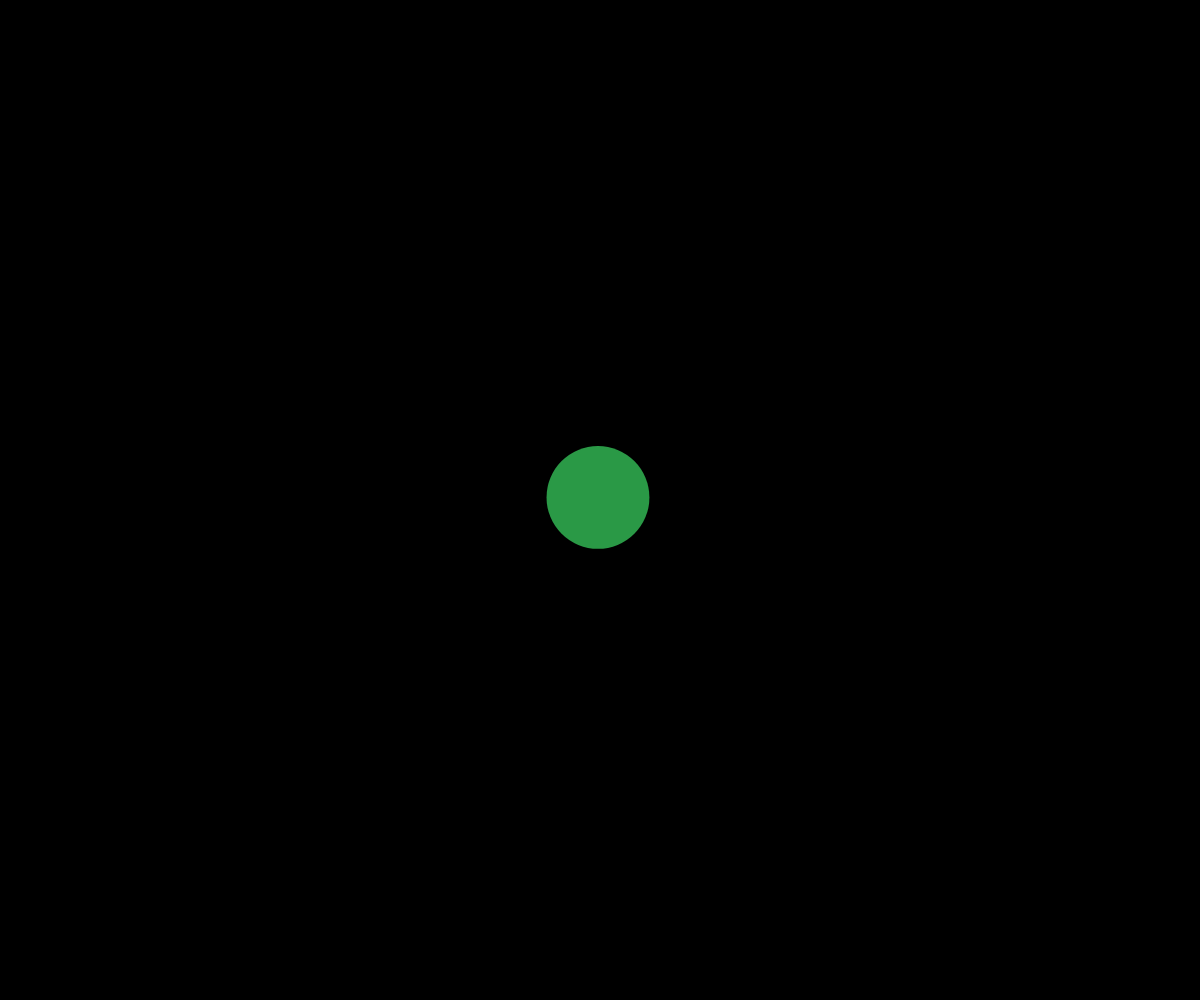
Frame 1 (no input)
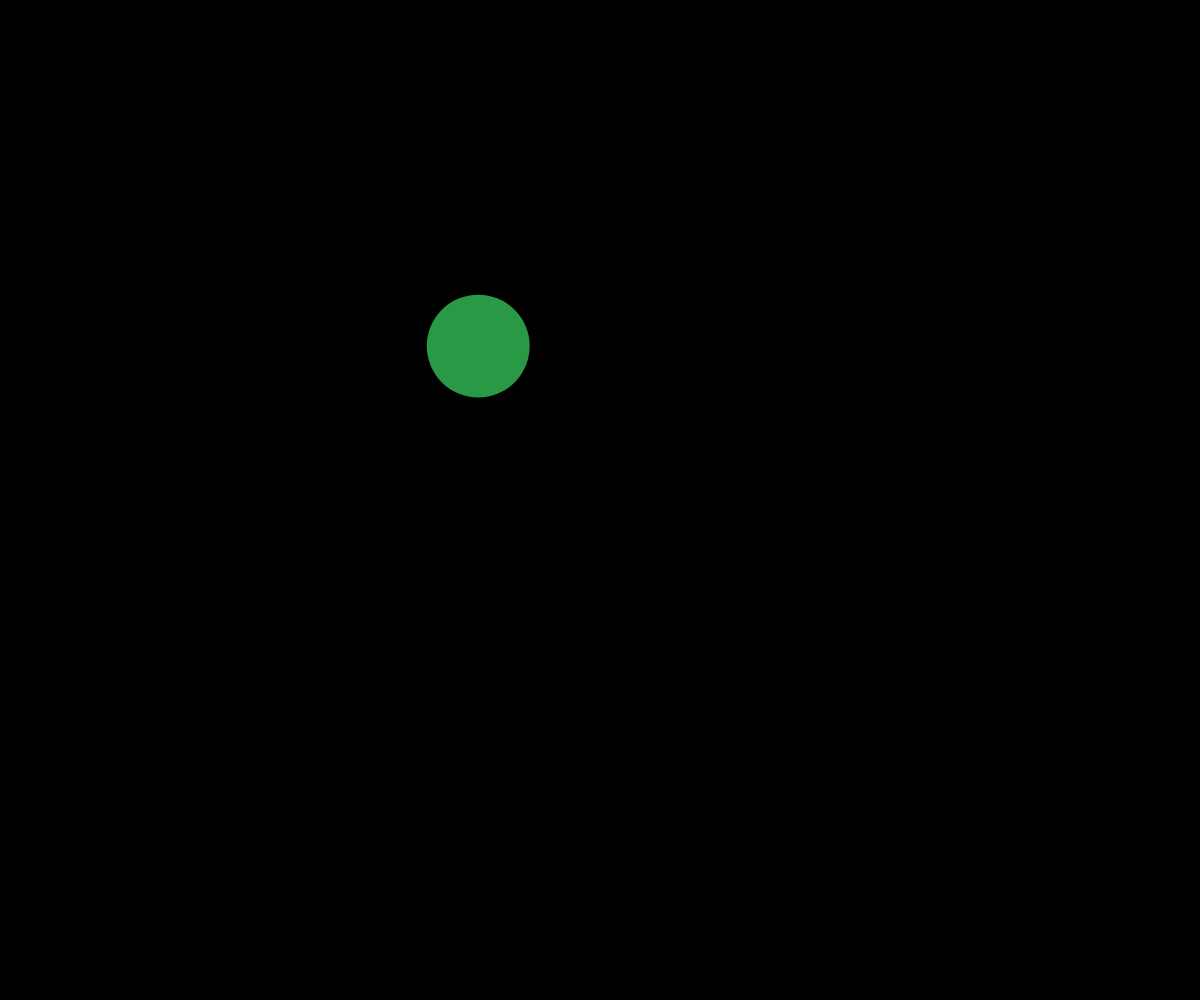
Frame 60 (no input)
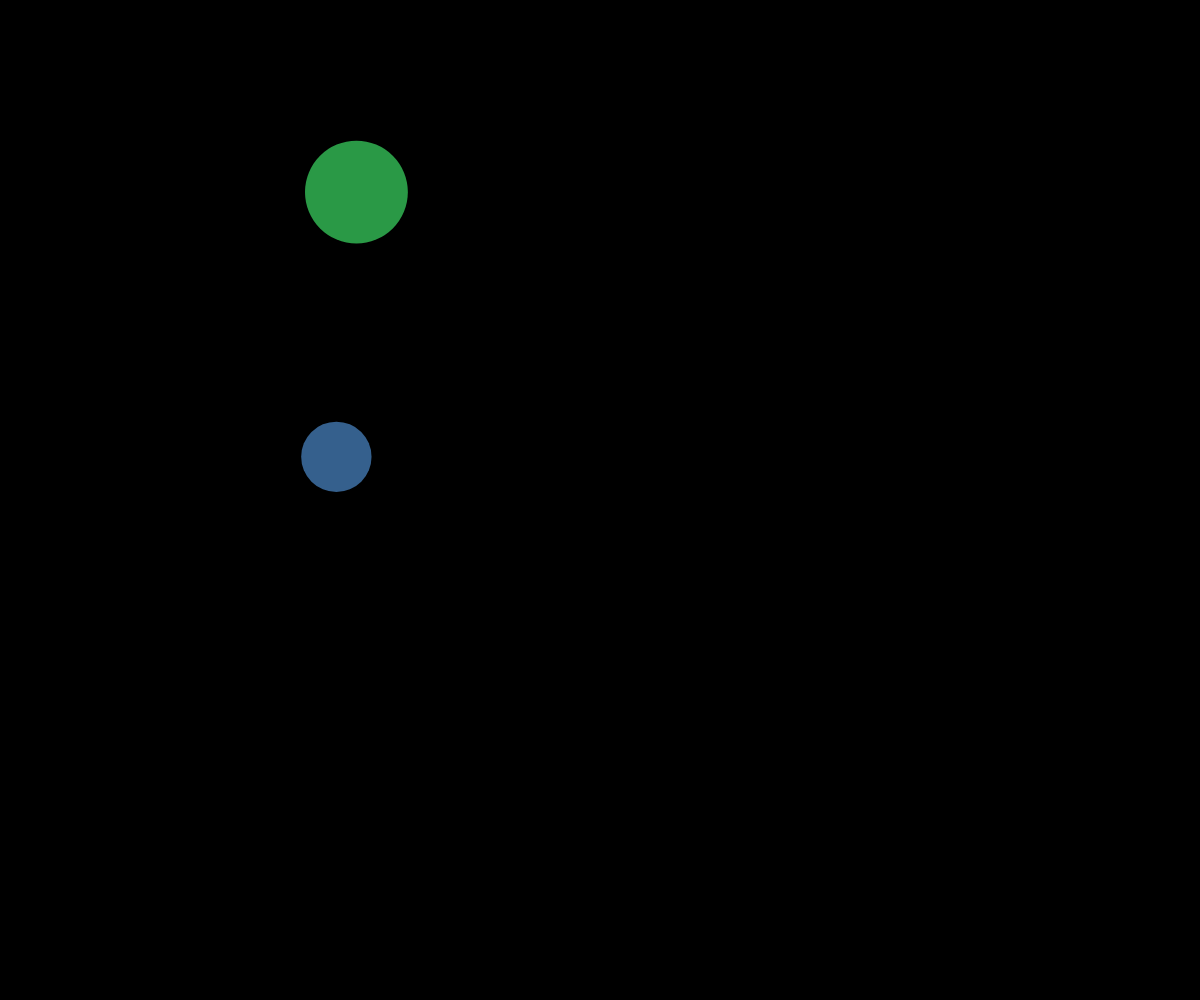
Frame 120 (the mouse pressed at the canvas centre since frame 60)

The p5.js sketch that drew these frames (run headless with seeded random() and noise() and a simulated clock; from frame 60 on, the mouse is pressed at the canvas centre):

// p5.js sketch
// ── sketch.js
// Project Title
// Your Name
// Date
//
// Extra for Experts:
// - describe what you did to take this project "above and beyond"

//let myBall;
let ballArray = [];


function setup() {
  createCanvas(windowWidth, windowHeight);
  let myBall = new Ball(width/2, height/2);
  ballArray.push(myBall);
}

function draw() {
  background(0);

  for (let i=0; i < ballArray.length; i++) {
    for (let j=0; j < ballArray.length; j++) {
      if (i !== j) { //dont check if hit self
        ballArray[i].checkCollisionWith(ballArray[j]);
      }
    }
    ballArray[i].move();
    ballArray[i].display();
  }
}

function mousePressed() {
  let myBall = new Ball(mouseX, mouseY);
  ballArray.push(myBall);
}

class Ball {
  constructor(x, y) {
    this.x = x;
    this.y = y;
    this.radius = random(30, 60);
    this.theColor = color(random(255),random(255),random(255),random(255));
    this.dx = random(-5, 5);
    this.dy = random(-5, 5);
  }

  display() {
    noStroke();
    fill(this.theColor);
    circle(this.x, this.y, this.radius*2);
  }

  move() {
    this.x += this.dx;
    this.y += this.dy;

    //edge check
    if (this.x - this.radius < 0 || this.x + this.radius > width) {
      this.dx *= -1;
    }
    if (this.y - this.radius < 0 || this.y + this.radius > height) {
      this.dy *= -1;
    }
  }

  checkCollisionWith(otherBall) {
    let distanceBetween = dist(this.x, this.y, otherBall.x, otherBall.y);
    let radiiSum = this.radius + otherBall.radius;
    if (distanceBetween < radiiSum) {
      //hit!
      this.theColor = "red";
      otherBall.theColor = "red";

      //crap col dectect
      let tempDx = this.dx;
      let tempDy = this.dy;


      this.dx = otherBall.dx;
      this.dy = otherBall.dy;

      otherBall.dx = tempDx;
      otherBall.dy = tempDy;
    }
  }
}
